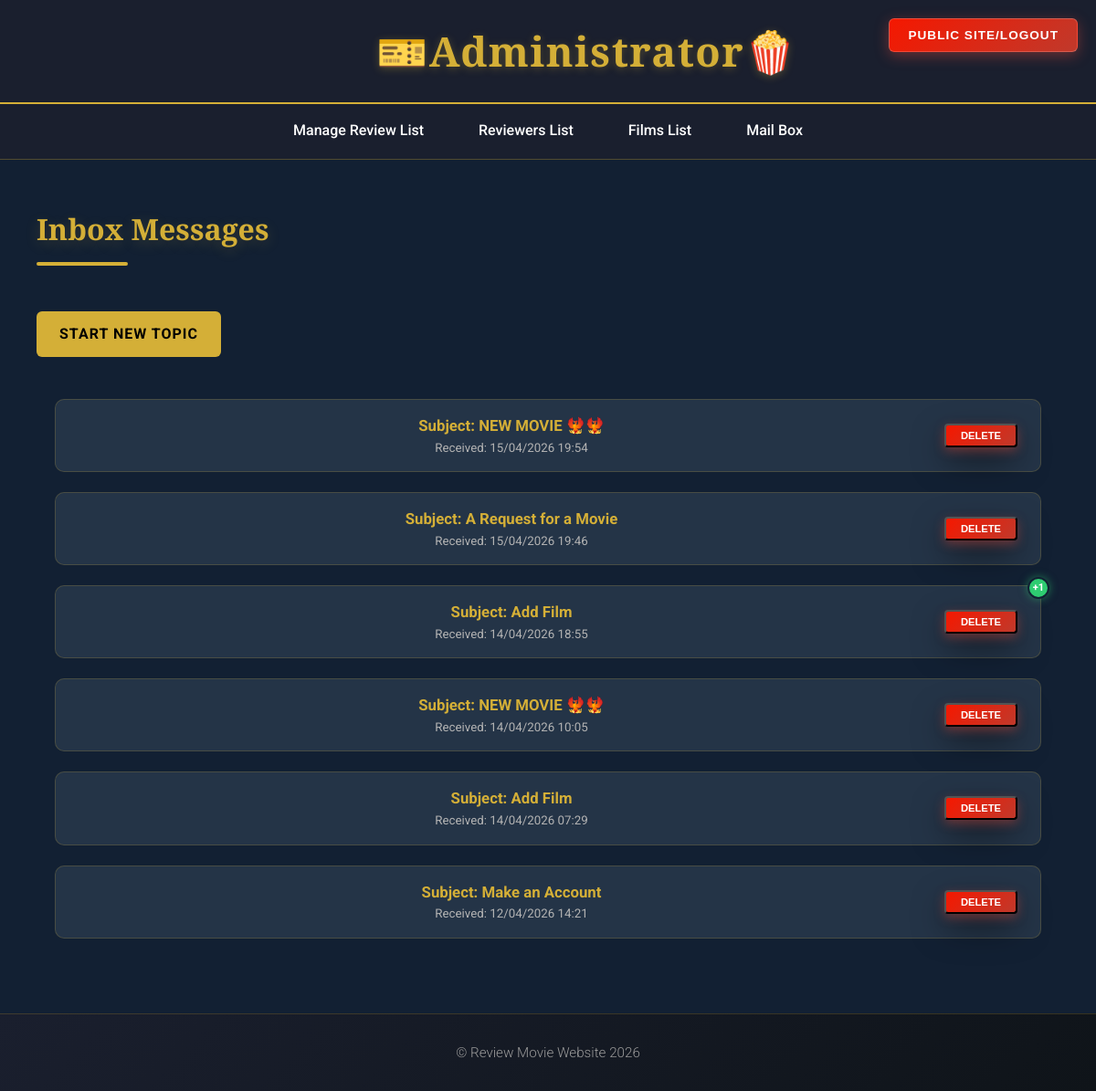
/Admin/mailbox_admin.php (signed in), run on an earlier commit of the app's database.
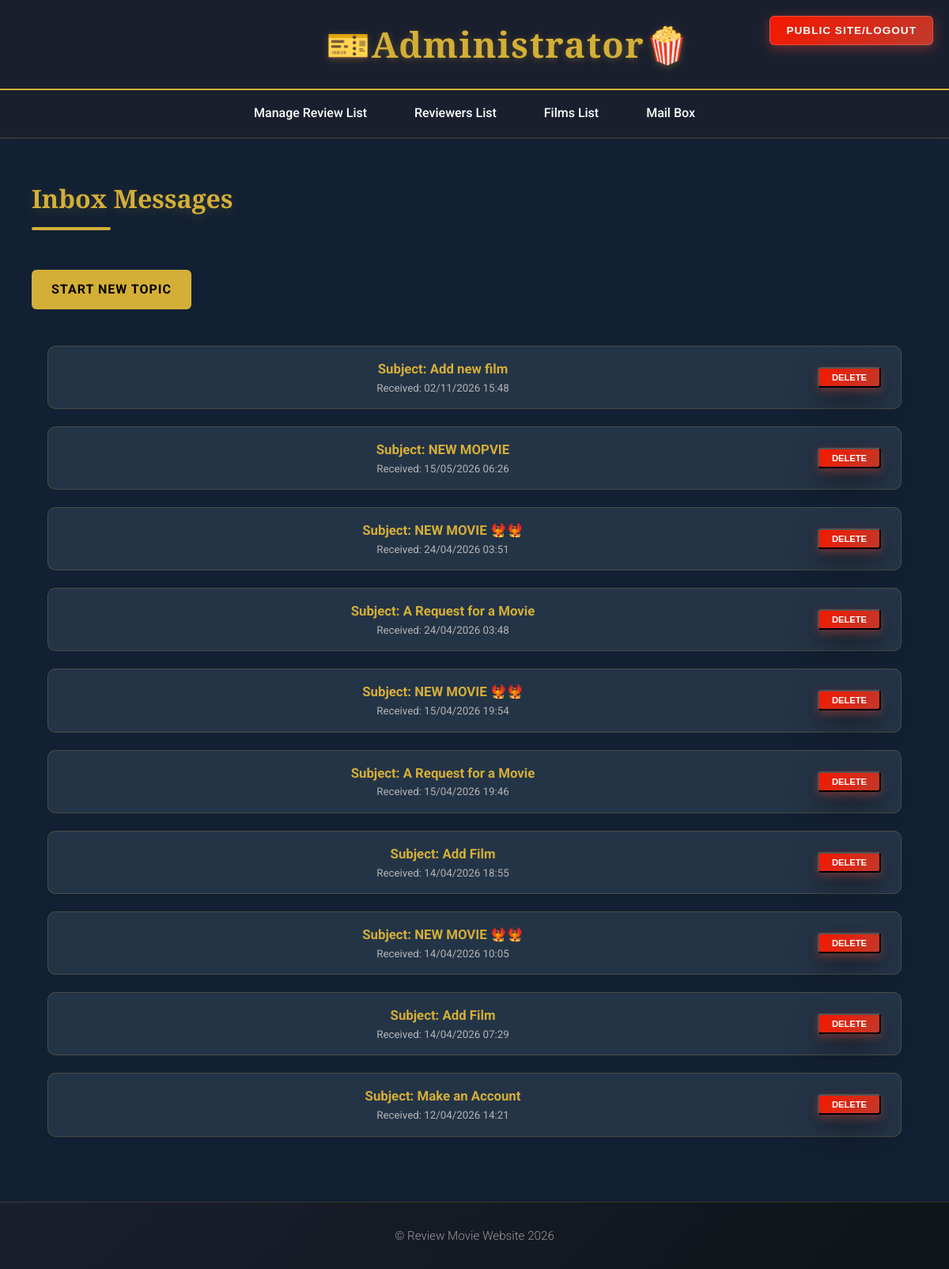
And on a later commit of the database.
### tables this page shows
CREATE TABLE `conversations` (
  `id` int(11) NOT NULL,
  `subject` varchar(255) NOT NULL,
  `created_at` timestamp NOT NULL DEFAULT current_timestamp()
);

### Admin/mailbox_admin.php (called while the page is built, shortened)
<?php
$database = Database::getConnection();
$sql = "SELECT c.id, c.subject, MAX(m.created_at) as created_at,
        (SELECT r.username FROM reviewers r
         JOIN mails_box m2 ON r.id = m2.reviewers_id
         WHERE m2.conversation_id = c.id LIMIT 1) as sender_name,
        SUM(CASE WHEN m.sender = 'reviewer' AND m.is_read = 0 THEN 1 ELSE 0 END) as unread_count
        FROM conversations c
        JOIN mails_box m ON c.id = m.conversation_id
        GROUP BY c.id
        ORDER BY created_at DESC";
$convs = Database::query($database, $sql)->fetchAll();
include '../templates/admin_mailbox.html.php';
include '../templates/admin_layout.html.php';

### classes/Database.php (called while the page is built, shortened)
<?php
class Database
{
    public static function query($pdo, $sql, $parameters = [])
    {
        $query = $pdo->prepare($sql);
        $query->execute($parameters);
        return $query;
    }
}

### templates/admin_mailbox.html.php (the view, shortened to what this page needs)
<h2 style="text-align: left;">Inbox Messages</h2>
<div style="margin-top: 20px;">
    <a href="contact_rev.php" class="btn-add" style="text-decoration: none; display: inline-block;">
        Start New Topic
    </a>
</div>
<br>
<div class="glass-list">
    <?php foreach ($convs as $c): ?>
        <div class="glass-item" style="position: relative;">
            <?php if (isset($c['unread_count']) && $c['unread_count'] > 0): ?>
                <span class="msg-badge">+<?= $c['unread_count'] ?></span>
            <?php endif; ?>
            <a href="conversation.php?id=<?= $c['id'] ?>" class="content-link">
                <div style="display: flex; flex-direction: column; text-align: left;">
                    <strong>Subject: <?= htmlspecialchars($c['subject']) ?></strong>
                    <small>Received: <?= date('d/m/Y H:i', strtotime($c['created_at'])) ?></small>
                </div>
            </a>
            <form action="delete.php" method="post" onsubmit="return confirm('Delete this conversation?')">
                <button type="submit" class="btn-delete" style="width: 80px !important; margin:0; padding:5px !important;">DELETE</button>
            </form>
        </div>
    <?php endforeach; ?>
</div>

What changed in the data, as far as the page shows it:
added conversations: subject "Add new film", created_at "02/11/2026 15:48"
added conversations: subject "NEW MOPVIE", created_at "15/05/2026 06:26"
added conversations: subject "NEW MOVIE 🐦‍🔥🐦‍🔥", created_at "24/04/2026 03:51"
added conversations: subject "A Request for a Movie", created_at "24/04/2026 03:48"
shown differently, row unchanged: conversations (number 7 of 10 on the later page): unread_count "1" → (not shown)
